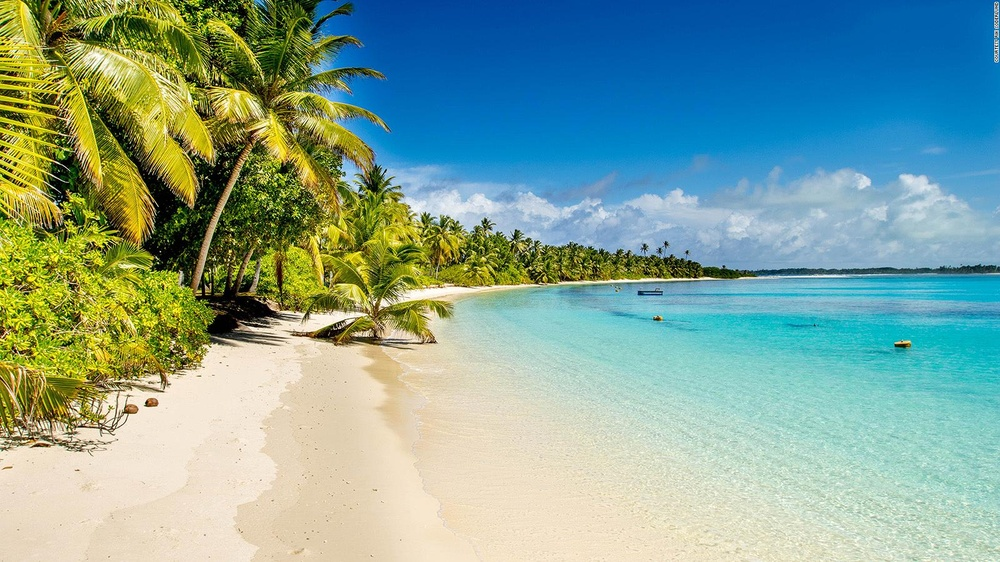
#> input picture beach.jpg, 1000 x 562 px, shrunk from 1600 x 900 before the run
$ python color_histogram.py --image beach.jpg
#> lines starting #> are read from the running program, lines starting #| are printed output that depends on the picture
# Usage
# python main.py --image image-name
# import the necessary packages
import imutils
from matplotlib import pyplot as plt
import cv2 as cv
import argparse

# Construct an argparser to parse the arguments
ap = argparse.ArgumentParser()
ap.add_argument("-i", "--image", help="path to input file", required=True, type=str)
args = vars(ap.parse_args())

# load the input image and converte it to grayscale
image = cv.imread(args["image"])
#> image is the input picture: shape (562, 1000, 3); mean B, G, R 151.8, 164.4, 131.3

# split the the image into its respective channels, then initialize
# the tuple of channel names along with our figure for plotting
chans = cv.split(image)
colors = ("b", "g", "r")
plt.figure()
plt.title("'Flattened' Color Histogram")
plt.xlabel("Bins")
plt.ylabel("# of pixels")

# loop over the image channels
for (chan, color) in zip(chans, colors):
    # Create a histogram for the current channel and plot it
    hist = cv.calcHist([chan], [0], None, [256], [0, 256])
    plt.plot(hist, color=color)
    plt.xlim([0, 256])
#> this loop made 3 passes
#> color on passes 1 to 3: 'b', 'g', 'r'

# create a new figure and create a 2D color histogram for the green and blue channel
fig = plt.figure()
ax = fig.add_subplot(131)
hist = cv.calcHist([chans[1], chans[0]], [0, 1], None, [32, 32], [0, 256, 0, 256])
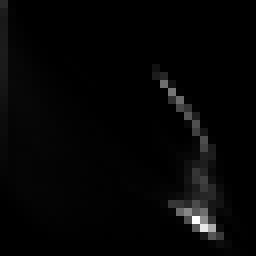
#> hist: shape (32, 32) float32 (shown 8 times larger); min 0, max 25005, mean 548.8; drawn with min black and max white
p = ax.imshow(hist, interpolation="nearest")
ax.set_title("2D color Histogram for G and B")
plt.colorbar(p)

# plot a 2D color histogram for the green and red
ax = fig.add_subplot(132)
hist = cv.calcHist([chans[1], chans[2]], [0, 1], None, [32, 32], [0, 256, 0, 256])
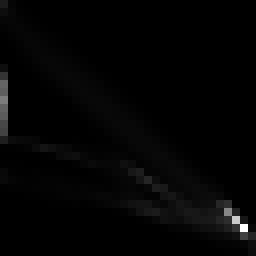
#> hist: shape (32, 32) float32 (shown 8 times larger); min 0, max 31902, mean 548.8; drawn with min black and max white
p = ax.imshow(hist, interpolation="nearest")
ax.set_title("2D color Histogram for G and R")
plt.colorbar(p)

# plot a 2D color histogram for the blue and red
ax = fig.add_subplot(133)
hist = cv.calcHist([chans[0], chans[2]], [0, 1], None, [32, 32], [0, 256, 0, 256])
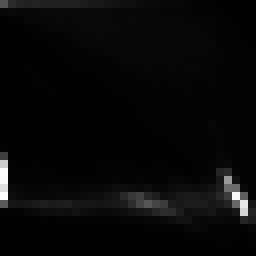
#> hist: shape (32, 32) float32 (shown 8 times larger); min 0, max 18218, mean 548.8; drawn with min black and max white
p = ax.imshow(hist, interpolation="nearest")
ax.set_title("2D color Histogram for B and R")
plt.colorbar(p)

# finally we display the dimensionality of one of the 2D histograms
print(f"2D Histogram Shape: {hist.shape}, with {hist.flatten().shape[0]} values")
#| 2D Histogram Shape: (32, 32), with 1024 values

# our 2D histogram could only take into account 2 out of the 3 channels in the image
# so now lets build a 3D color histogram with 8 Bins in each direction
# we cant plot a 3D histogram, but the theory is exactly like that of a 2D histogram
# so we will just show the shape of the histogram
hist = cv.calcHist([image], [0, 1, 2], None, [8, 8, 8], [0, 256, 0, 256, 0, 256])
print(f"3D histogram Shape: {hist.shape}, with {hist.flatten().shape[0]} values")
#| 3D histogram Shape: (8, 8, 8), with 512 values

# display the original input image
plt.figure()
plt.axis("off")
plt.imshow(imutils.opencv2matplotlib(image))

plt.show()
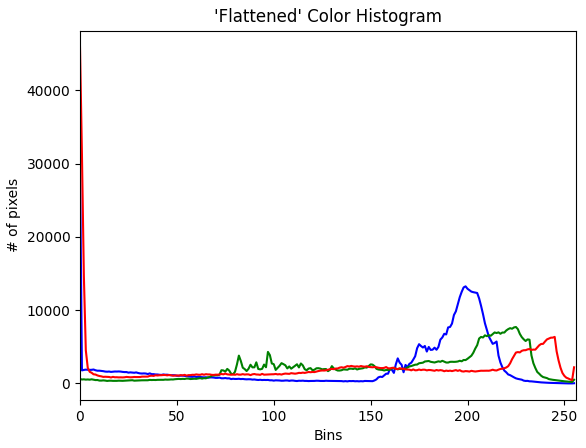
#> figure drawn by matplotlib, 1 panel; curve peaks at x = 0, y = 29808; curve peaks at x = 225, y = 7705; curve peaks at x = 0, y = 45875
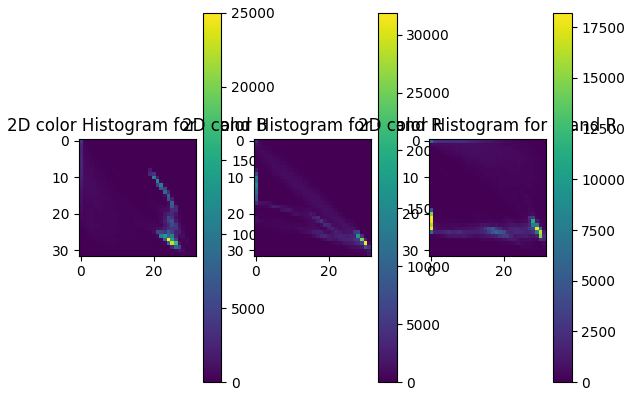
#> figure drawn by matplotlib, 6 panels
